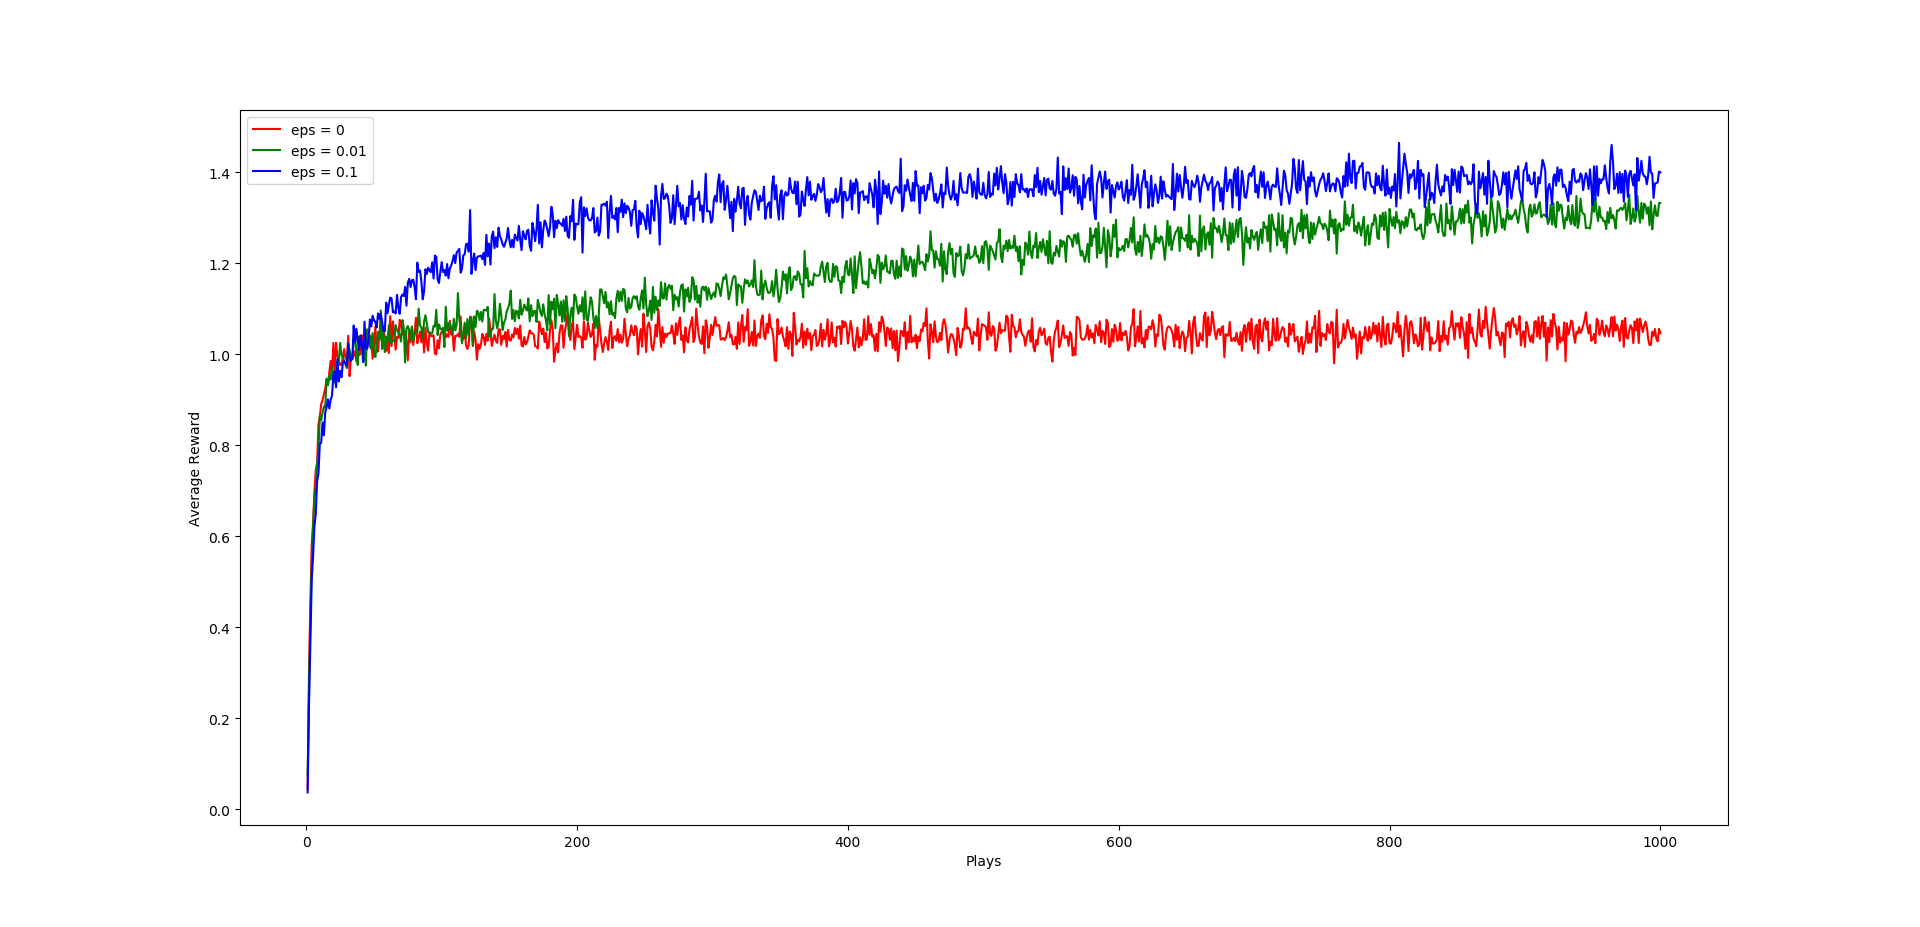

Generate this figure with Python:
import numpy as np
import matplotlib.pyplot as plt

np.random.seed(0)

n = 10
plays_num = 1000
tasks_num = 2000
eps = [0, 0.01, 0.1]
labels = ['eps = ' + str(x) for x in eps]
colors = ['red', 'green', 'blue']

plays = range(1, plays_num + 1)

for i in range(len(eps)):
    r_means = plays_num*[0]
    for j in range(tasks_num):
        q_star = np.random.normal(size=n)
        q = n*[0]
        k = n*[0]
        for p in range(plays_num):
            if np.random.uniform() < eps[i]:
                a = np.random.randint(0, n)
            else:
                a = q.index(max(q))
            r = q_star[a] + np.random.normal() 
            q[a] += (r - q[a])/(k[a] + 1)
            k[a] += 1
            r_means[p] += (r - r_means[p])/(j + 1)
    plt.plot(plays, r_means, color=colors[i], label=labels[i])

plt.xlabel('Plays')
plt.ylabel('Average Reward')
plt.legend()
plt.show()
